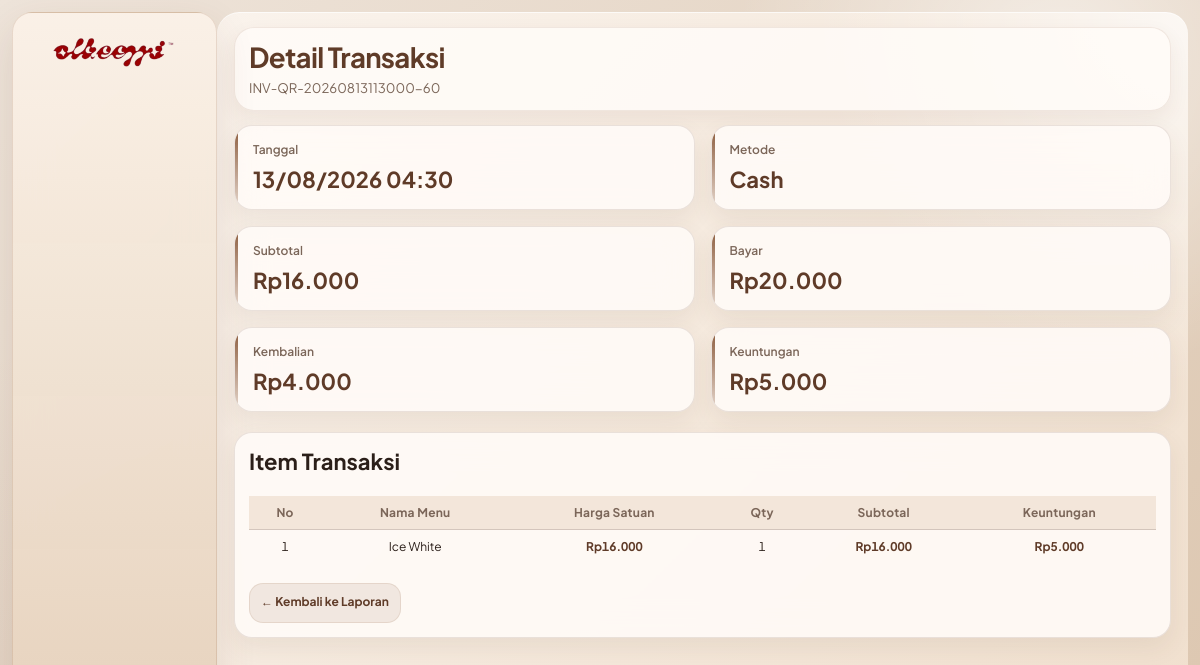
Screenshot of /laporan/detail.php?id=63 with the database file from the repository.
### tables this page shows
CREATE TABLE `transaksi` (
  `id` int(11) NOT NULL AUTO_INCREMENT,
  `kode_transaksi` varchar(50) NOT NULL,
  `metode_pembayaran` enum('Cash','QRIS') NOT NULL,
  `subtotal` decimal(12,2) NOT NULL DEFAULT 0.00,
  `bayar` decimal(12,2) NOT NULL DEFAULT 0.00,
  `kembalian` decimal(12,2) NOT NULL DEFAULT 0.00,
  `total_profit` decimal(12,2) NOT NULL DEFAULT 0.00,
  `created_at` timestamp NOT NULL DEFAULT current_timestamp(),
  PRIMARY KEY (`id`),
  UNIQUE KEY `kode_transaksi` (`kode_transaksi`)
);

CREATE TABLE `transaksi_detail` (
  `id` int(11) NOT NULL AUTO_INCREMENT,
  `transaksi_id` int(11) NOT NULL,
  `menu_id` int(11) NOT NULL,
  `nama_menu` varchar(150) NOT NULL,
  `harga_satuan` decimal(12,2) NOT NULL,
  `keuntungan_satuan` decimal(12,2) NOT NULL,
  `qty` int(11) NOT NULL DEFAULT 1,
  `subtotal` decimal(12,2) NOT NULL,
  PRIMARY KEY (`id`),
  KEY `fk_transaksi_detail_transaksi` (`transaksi_id`),
  KEY `fk_transaksi_detail_menu` (`menu_id`),
  CONSTRAINT `fk_transaksi_detail_menu` FOREIGN KEY (`menu_id`) REFERENCES `menu` (`id`) ON DELETE CASCADE,
  CONSTRAINT `fk_transaksi_detail_transaksi` FOREIGN KEY (`transaksi_id`) REFERENCES `transaksi` (`id`) ON DELETE CASCADE
);

### laporan/detail.php (the view, shortened to what this page needs)
<?php
$transaksi_id = (int) $_GET['id'];
$transaksi_query = mysqli_query($conn, "
    SELECT *
    FROM transaksi
    WHERE id = $transaksi_id
");
$transaksi = mysqli_fetch_assoc($transaksi_query);
$detail_query = mysqli_query($conn, "
    SELECT *
    FROM transaksi_detail
    WHERE transaksi_id = $transaksi_id
    ORDER BY id ASC
");
?>
<!DOCTYPE html>
<html lang="id">
<head>
    <link rel="stylesheet" href="../css/style.css">
    <link rel="stylesheet" href="../css/pos.css">
</head>
<body>
<?php
include '../includes/sidebar.php';
?>
<div class="main-content">
    <div class="header">
        <div>
            <h1>Detail Transaksi</h1>
            <p><?= htmlspecialchars($transaksi['kode_transaksi']) ?></p>
        </div>
    </div>
    <div class="summary-grid">
        <div class="summary-card">
            <h3>Tanggal</h3>
            <strong><?= date('d/m/Y H:i', strtotime($transaksi['created_at'])) ?></strong>
        </div>
        <div class="summary-card">
            <h3>Metode</h3>
            <strong><?= htmlspecialchars($transaksi['metode_pembayaran']) ?></strong>
        </div>
        <div class="summary-card">
            <h3>Subtotal</h3>
            <strong>Rp<?= number_format($transaksi['subtotal'], 0, ',', '.') ?></strong>
        </div>
        <div class="summary-card">
            <h3>Bayar</h3>
            <strong>Rp<?= number_format($transaksi['bayar'], 0, ',', '.') ?></strong>
        </div>
        <div class="summary-card">
            <h3>Kembalian</h3>
            <strong>Rp<?= number_format($transaksi['kembalian'], 0, ',', '.') ?></strong>
        </div>
        <div class="summary-card">
            <h3>Keuntungan</h3>
            <strong>Rp<?= number_format($transaksi['total_profit'], 0, ',', '.') ?></strong>
        </div>
    </div>
    <div class="table-card">
        <h2 style="margin-bottom:20px;">Item Transaksi</h2>
        <table>
            <thead>
                <tr>
                    <th>No</th>
                    <th>Nama Menu</th>
                    <th>Harga Satuan</th>
                    <th>Qty</th>
                    <th>Subtotal</th>
                    <th>Keuntungan</th>
                </tr>
            </thead>
            <tbody>
                <?php if (mysqli_num_rows($detail_query) > 0): ?>
                    <?php $no = 1; ?>
                    <?php while ($item = mysqli_fetch_assoc($detail_query)): ?>
                        <tr>
                            <td><?= $no++ ?></td>
                            <td><?= htmlspecialchars($item['nama_menu']) ?></td>
                            <td class="money-cell">
                                Rp<?= number_format($item['harga_satuan'], 0, ',', '.') ?>
                            </td>
                            <td><?= $item['qty'] ?></td>
                            <td class="money-cell">
                                Rp<?= number_format($item['subtotal'], 0, ',', '.') ?>
                            </td>
                            <td class="money-cell">
                                Rp<?= number_format($item['keuntungan_satuan'] * $item['qty'], 0, ',', '.') ?>
                            </td>
                        </tr>
                    <?php endwhile; ?>
                <?php else: ?>
                    <tr>
                        <td colspan="6">Tidak ada detail transaksi.</td>
                    </tr>
                <?php endif; ?>
            </tbody>
        </table>
        <div style="margin-top:20px;">
            <a href="index.php" class="btn-stock">
                ← Kembali ke Laporan
            </a>
        </div>
    </div>
</div>
</body>
</html>

### css/pos.css (style rules this page uses)
.money-cell { white-space: nowrap; font-weight: 700; color: var(--primary-dark); }
.summary-grid { display: grid; grid-template-columns: repeat(4, 1fr); gap: 16px; margin-bottom: 20px; }
.summary-card { position: relative; overflow: hidden; padding: 16px 18px; }
.summary-card::before { content: ''; position: absolute; inset: 0 auto 0 0; width: 3px; background: linear-gradient(180deg, var(--primary), rgba(138, 90, 59, 0.22)); }
.summary-card h3 { font-size: 12px; margin-bottom: 8px; color: var(--muted); }
.summary-card strong { font-size: 22px; font-weight: 700; color: var(--primary-dark); }
@media (max-width: 1300px) { .summary-grid { grid-template-columns: repeat(2, 1fr); } }

### rows the page displays
transaksi: kode_transaksi "INV-QR-20260813113000-60", created_at "13/08/2026 04:30", metode_pembayaran "Cash", subtotal "16.000", bayar "20.000", kembalian "4.000", total_profit "5.000"
transaksi_detail: nama_menu "Ice White", harga_satuan "16.000", qty "1", subtotal "16.000", $item['keuntungan_satuan'] * $item['qty'] "5.000"
